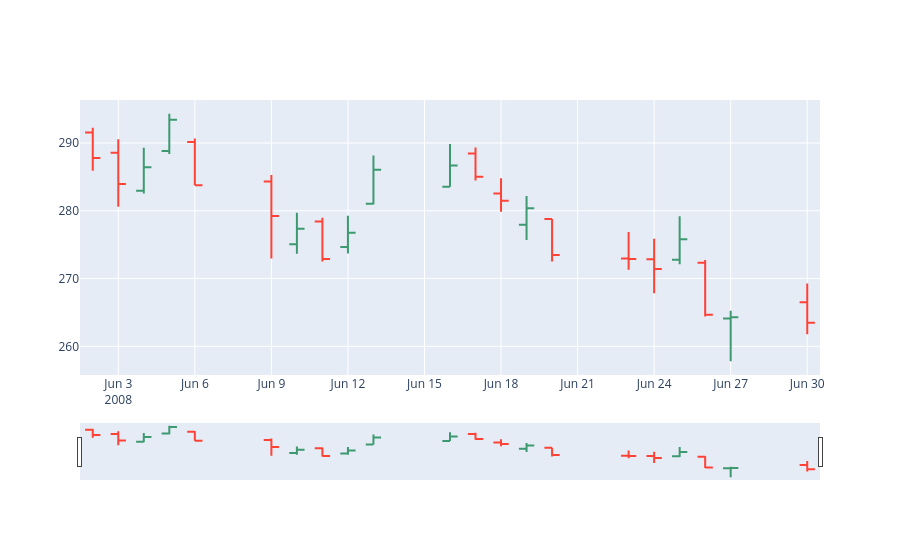

This figure's notebook cell:
### Code cell
# Gráfico OHLC
rango_ohlc = go.Ohlc(x=df_google.loc['2008-06'].index,
                     open=df_google.loc['2008-06'].Open,
                     high=df_google.loc['2008-06'].High,
                     low=df_google.loc['2008-06'].Low,
                     close=df_google.loc['2008-06'].Close)
data = [rango_ohlc]
iplot(data)
